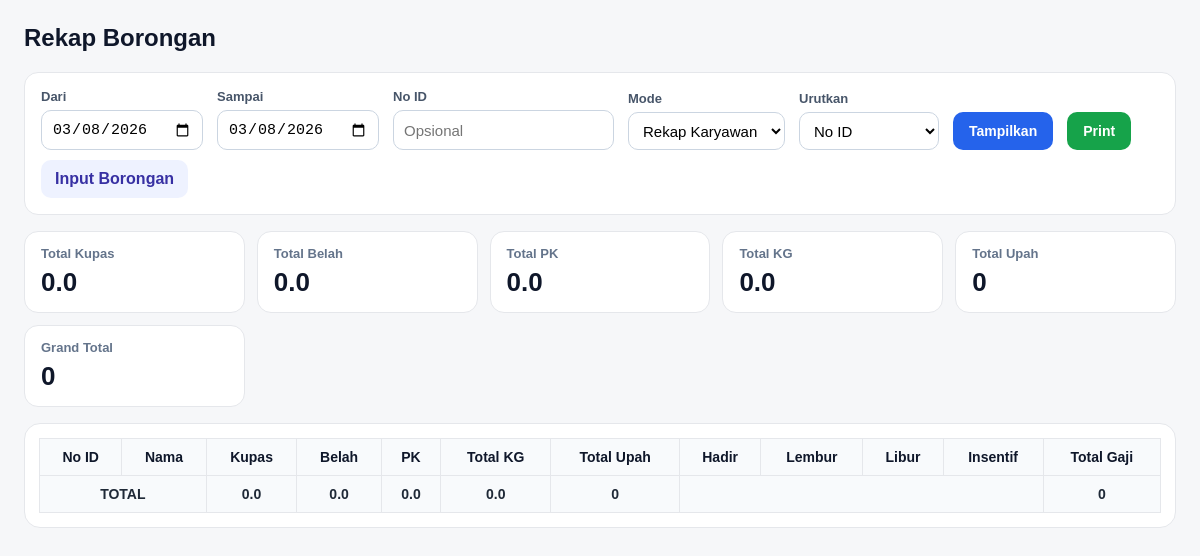
The page /karyawan/borongan/rekap on the database as committed earlier.
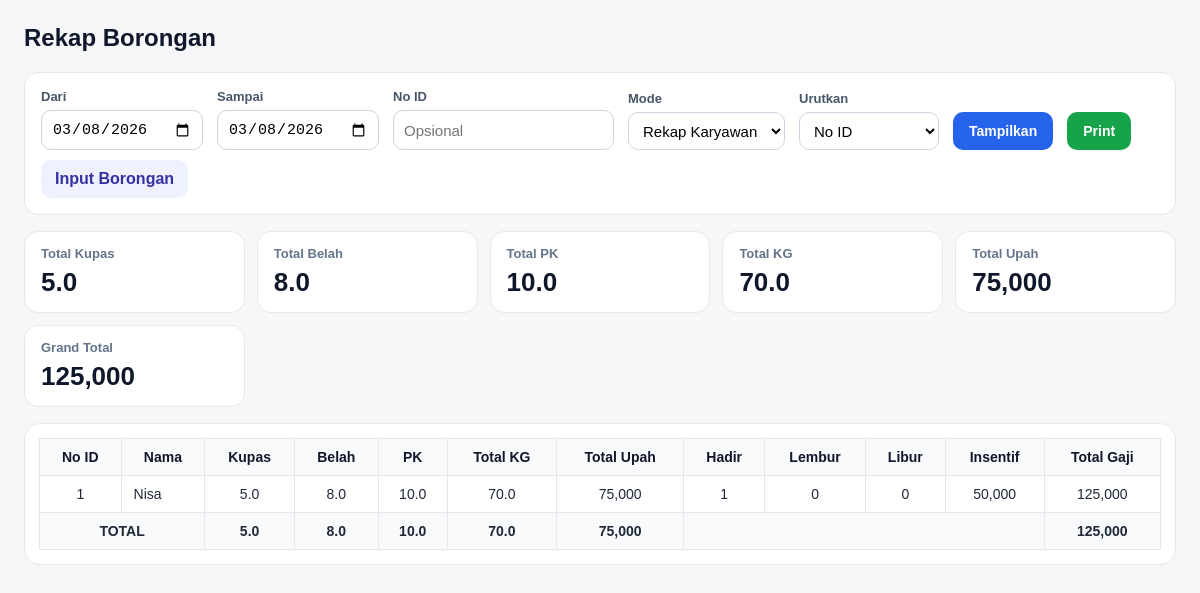
The same page on the database as committed later.
### tables this page shows
CREATE TABLE borongan_logs (
                        id INTEGER PRIMARY KEY AUTOINCREMENT,
                        tanggal TEXT NOT NULL,
                        no_id TEXT NOT NULL,
                        nama TEXT NOT NULL,
                    
                        kupas_xl_koin REAL NOT NULL DEFAULT 0,
                        kupas_l_koin REAL NOT NULL DEFAULT 0,
                        kupas_m_koin REAL NOT NULL DEFAULT 0,
                        kupas_s_koin REAL NOT NULL DEFAULT 0,
                    
                        belah_xl_koin REAL NOT NULL DEFAULT 0,
                        belah_l_koin REAL NOT NULL DEFAULT 0,
                        belah_m_koin REAL NOT NULL DEFAULT 0,
                        belah_s_koin REAL NOT NULL DEFAULT 0,
                    
                        pk_l_kg REAL NOT NULL DEFAULT 0,
                        pk_s_kg REAL NOT NULL DEFAULT 0,
                    
                        kupas_xl_kg REAL NOT NULL DEFAULT 0,
                        kupas_l_kg REAL NOT NULL DEFAULT 0,
                        kupas_m_kg REAL NOT NULL DEFAULT 0,
                        kupas_s_kg REAL NOT NULL DEFAULT 0,
                    
                        belah_xl_kg REAL NOT NULL DEFAULT 0,
                        belah_l_kg REAL NOT NULL DEFAULT 0,
                        belah_m_kg REAL NOT NULL DEFAULT 0,
                        belah_s_kg REAL NOT NULL DEFAULT 0,
                    
                        pk_l_kg_final REAL NOT NULL DEFAULT 0,
                        pk_s_kg_final REAL NOT NULL DEFAULT 0,
                    
                        rate_kupas_xl REAL NOT NULL DEFAULT 0,
                        rate_kupas_l REAL NOT NULL DEFAULT 0,
                        rate_kupas_m REAL NOT NULL DEFAULT 0,
                        rate_kupas_s REAL NOT NULL DEFAULT 0,
                    
                        rate_belah_xl REAL NOT NULL DEFAULT 0,
                        rate_belah_l REAL NOT NULL DEFAULT 0,
                        rate_belah_m REAL NOT NULL DEFAULT 0,
                        rate_belah_s REAL NOT NULL DEFAULT 0,
                    
                        rate_pk_l REAL NOT NULL DEFAULT 0,
                        rate_pk_s REAL NOT NULL DEFAULT 0,
                    
                        subtotal_kupas_xl REAL NOT NULL DEFAULT 0,
                        subtotal_kupas_l REAL NOT NULL DEFAULT 0,
                        subtotal_kupas_m REAL NOT NULL DEFAULT 0,
                        subtotal_kupas_s REAL NOT NULL DEFAULT 0,
                    
                        subtotal_belah_xl REAL NOT NULL DEFAULT 0,
                        subtotal_belah_l REAL NOT NULL DEFAULT 0,
                        subtotal_belah_m REAL NOT NULL DEFAULT 0,
                        subtotal_belah_s REAL NOT NULL DEFAULT 0,
                    
                        subtotal_pk_l REAL NOT NULL DEFAULT 0,
                        subtotal_pk_s REAL NOT NULL DEFAULT 0,
                    
                        total_kg REAL NOT NULL DEFAULT 0,
                        total_upah REAL NOT NULL DEFAULT 0,
                    
                        created_at TEXT NOT NULL DEFAULT CURRENT_TIMESTAMP,
                        updated_at TEXT NOT NULL DEFAULT CURRENT_TIMESTAMP, hadir INTEGER NOT NULL DEFAULT 0, hari_libur INTEGER NOT NULL DEFAULT 0, lembur INTEGER NOT NULL DEFAULT 0, insentif_kehadiran REAL NOT NULL DEFAULT 0, insentif_libur REAL NOT NULL DEFAULT 0, insentif_lembur REAL NOT NULL DEFAULT 0, total_insentif REAL NOT NULL DEFAULT 0, grand_total REAL NOT NULL DEFAULT 0,
                    
                        UNIQUE (tanggal, no_id)
                    );

### karyawan/routes.py (the view)
@karyawan_bp.route("/borongan/rekap")
def borongan_rekap():
    date_from = request.args.get("date_from")
    date_to = request.args.get("date_to")
    sort = request.args.get("sort", "no_id")
    mode = request.args.get("mode", "rekap")
    no_id = request.args.get("no_id", "").strip()
    if not date_from:
        date_from = date.today().isoformat()
    if not date_to:
        date_to = date_from
    conn = get_conn()
    if mode == "detail":
        order_map = {
            "no_id": "CAST(no_id AS INTEGER), no_id, tanggal",
            "nama": "nama, tanggal",
            "upah": "total_upah DESC, tanggal",
            "kg": "total_kg DESC, tanggal",
            "tanggal": "tanggal, CAST(no_id AS INTEGER), no_id"
        }
        order_by = order_map.get(sort, "CAST(no_id AS INTEGER), no_id, tanggal")
        sql = f"""
            SELECT
                tanggal,
                no_id,
                nama,
                (kupas_xl_koin + kupas_l_koin + kupas_m_koin + kupas_s_koin) AS total_kupas,
                (belah_xl_koin + belah_l_koin + belah_m_koin + belah_s_koin) AS total_belah,
                (pk_l_kg + pk_s_kg) AS total_pk,
                total_kg,
                total_upah,
                hadir,
                lembur,
                hari_libur,
                total_insentif,
                grand_total
            FROM borongan_logs
            WHERE tanggal BETWEEN ? AND ?
        """
        params = [date_from, date_to]
        if no_id:
            sql += " AND no_id = ?"
            params.append(no_id)
        sql += f" ORDER BY {order_by}"
        rows = conn.execute(sql, params).fetchall()
        summary = {
            "total_kupas": sum((r["total_kupas"] or 0) for r in rows),
            "total_belah": sum((r["total_belah"] or 0) for r in rows),
            "total_pk": sum((r["total_pk"] or 0) for r in rows),
            "total_kg": sum((r["total_kg"] or 0) for r in rows),
            "total_upah": sum((r["total_upah"] or 0) for r in rows),
            "total_insentif": sum((r["total_insentif"] or 0) for r in rows),
            "total_grand": sum((r["grand_total"] or 0) for r in rows),
        }
    else:
        order_map = {
            "no_id": "CAST(no_id AS INTEGER), no_id",
            "nama": "nama",
            "upah": "sum_total_upah DESC",
            "kg": "sum_total_kg DESC"
        }
        order_by = order_map.get(sort, "CAST(no_id AS INTEGER), no_id")
        sql = f"""
            SELECT
                no_id,
                nama,
                SUM(kupas_xl_koin) AS kupas_xl,
                SUM(kupas_l_koin) AS kupas_l,
                SUM(kupas_m_koin) AS kupas_m,
                SUM(kupas_s_koin) AS kupas_s,
                SUM(belah_xl_koin) AS belah_xl,
                SUM(belah_l_koin) AS belah_l,
                SUM(belah_m_koin) AS belah_m,
                SUM(belah_s_koin) AS belah_s,
                SUM(pk_l_kg) AS pk_l,
                SUM(pk_s_kg) AS pk_s,
                SUM(kupas_xl_koin + kupas_l_koin + kupas_m_koin + kupas_s_koin) AS sum_total_kupas,
                SUM(belah_xl_koin + belah_l_koin + belah_m_koin + belah_s_koin) AS sum_total_belah,
                SUM(pk_l_kg + pk_s_kg) AS sum_total_pk,
                SUM(total_kg) AS sum_total_kg,
                SUM(total_upah) AS sum_total_upah,
                SUM(hadir) AS sum_hadir,
                SUM(lembur) AS sum_lembur,
                SUM(hari_libur) AS sum_libur,
                SUM(insentif_kehadiran) AS sum_insentif_kehadiran,
                SUM(insentif_libur) AS sum_insentif_libur,
                SUM(insentif_lembur) AS sum_insentif_lembur,
                SUM(total_insentif) AS sum_insentif,
                SUM(grand_total) AS sum_grand_total
            FROM borongan_logs
            WHERE tanggal BETWEEN ? AND ?
        """
        params = [date_from, date_to]
        if no_id:
            sql += " AND no_id = ?"
            params.append(no_id)
        sql += f"""
            GROUP BY no_id, nama
            ORDER BY {order_by}
        """
        rows = conn.execute(sql, params).fetchall()
        summary = {
            "total_kupas": sum((r["sum_total_kupas"] or 0) for r in rows),
            "total_belah": sum((r["sum_total_belah"] or 0) for r in rows),
            "total_pk": sum((r["sum_total_pk"] or 0) for r in rows),
            "total_kg": sum((r["sum_total_kg"] or 0) for r in rows),
            "total_upah": sum((r["sum_total_upah"] or 0) for r in rows),
            "total_insentif": sum((r["sum_insentif"] or 0) for r in rows),
            "total_grand": sum((r["sum_grand_total"] or 0) for r in rows),
        }
    conn.close()
    return render_template(
        "karyawan/rekap_borongan.html",
        rows=rows,
        date_from=date_from,
        date_to=date_to,
        sort=sort,
        mode=mode,
        no_id=no_id,
        summary=summary
    )

### karyawan/templates/karyawan/rekap_borongan.html (shortened to what this page needs)
<!DOCTYPE html>
<html lang="id">
<head>
</head>
<body>
<div class="page">
    <h1>Rekap Borongan</h1>
    <form method="get" action="{{ url_for('karyawan.borongan_rekap') }}" class="toolbar">
        <div class="field">
            <label>Dari</label>
            <input type="date" name="date_from" value="{{ date_from }}">
        </div>
        <div class="field">
            <label>Sampai</label>
            <input type="date" name="date_to" value="{{ date_to }}">
        </div>
        <div class="field">
            <label>No ID</label>
            <input type="text" name="no_id" value="{{ no_id }}" placeholder="Opsional">
        </div>
      <div class="field">
    <label>Mode</label>
    <select name="mode">
        <option value="rekap" {{ 'selected' if mode == 'rekap' else '' }}>Rekap Karyawan</option>
    </select>
</div>
        <div class="field">
    <label>Urutkan</label>
    <select name="sort">
        <option value="no_id" {{ 'selected' if sort == 'no_id' else '' }}>No ID</option>
    </select>
</div>
        <button type="submit" class="btn btn-primary">Tampilkan</button>
        <button type="button" class="btn btn-print" onclick="window.print()">Print</button>
        <a href="{{ url_for('karyawan.borongan_index') }}" class="link-btn">Input Borongan</a>
    </form>
    <div class="summary-grid">
        <div class="summary-card">
            <div class="label">Total Kupas</div>
            <div class="value">{{ "%.1f"|format(summary.total_kupas or 0) }}</div>
        </div>
        <div class="summary-card">
            <div class="label">Total Belah</div>
            <div class="value">{{ "%.1f"|format(summary.total_belah or 0) }}</div>
        </div>
        <div class="summary-card">
            <div class="label">Total PK</div>
            <div class="value">{{ "%.1f"|format(summary.total_pk or 0) }}</div>
        </div>
        <div class="summary-card">
            <div class="label">Total KG</div>
            <div class="value">{{ "%.1f"|format(summary.total_kg or 0) }}</div>
        </div>
        <div class="summary-card">
            <div class="label">Total Upah</div>
            <div class="value">{{ "{:,.0f}".format(summary.total_upah or 0) }}</div>
        </div>
        <div class="summary-card">
            <div class="label">Grand Total</div>
            <div class="value">{{ "{:,.0f}".format(summary.total_grand or 0) }}</div>
        </div>
    </div>
    <div class="card">
        {% if mode == 'detail' %}
        <table>
            <thead>
                <tr>
                    <th>Tanggal</th>
                    <th>No ID</th>
                    <th>Nama</th>
                    <th>Kupas</th>
                    <th>Belah</th>
                    <th>PK</th>
                    <th>Total KG</th>
                    <th>Total Upah</th>
                    <th>Hadir</th>
                    <th>Lembur</th>
                    <th>Libur</th>
                    <th>Insentif</th>
                    <th>Grand Total</th>
                </tr>
            </thead>
            <tbody>
                {% for r in rows %}
                <tr>
                    <td>{{ r.tanggal }}</td>
                    <td>{{ r.no_id }}</td>
                    <td class="text-left">{{ r.nama }}</td>
                    <td>{{ "%.1f"|format(r.total_kupas or 0) }}</td>
                    <td>{{ "%.1f"|format(r.total_belah or 0) }}</td>
                    <td>{{ "%.1f"|format(r.total_pk or 0) }}</td>
                    <td>{{ "%.1f"|format(r.total_kg or 0) }}</td>
                    <td>{{ "{:,.0f}".format(r.total_upah or 0) }}</td>
                    <td>{{ r.hadir or 0 }}</td>
                    <td>{{ r.lembur or 0 }}</td>
                    <td>{{ r.hari_libur or 0 }}</td>
                    <td>{{ "{:,.0f}".format(r.insentif or 0) }}</td>
                    <td>{{ "{:,.0f}".format(r.grand_total or 0) }}</td>
                </tr>
                {% endfor %}
            </tbody>
            <tfoot>
                <tr>
                    <td colspan="3">TOTAL</td>
                    <td>{{ "%.1f"|format(summary.total_kupas or 0) }}</td>
                    <td>{{ "%.1f"|format(summary.total_belah or 0) }}</td>
                    <td>{{ "%.1f"|format(summary.total_pk or 0) }}</td>
                    <td>{{ "%.1f"|format(summary.total_kg or 0) }}</td>
                    <td>{{ "{:,.0f}".format(summary.total_upah or 0) }}</td>
                    <td colspan="4"></td>
                    <td>{{ "{:,.0f}".format(summary.total_grand or 0) }}</td>
                </tr>
            </tfoot>
        </table>
        {% else %}
        <table>
            <thead>
                <tr>
                    <th>No ID</th>
                    <th>Nama</th>
                    <th>Kupas</th>
                    <th>Belah</th>
                    <th>PK</th>
                    <th>Total KG</th>
                    <th>Total Upah</th>
                    <th>Hadir</th>
                    <th>Lembur</th>
                    <th>Libur</th>
                    <th>Insentif</th>
                    <th>Total Gaji</th>
                </tr>
            </thead>
            <tbody>
                {% for r in rows %}
                <tr>
                    <td>{{ r.no_id }}</td>
                    <td class="text-left">{{ r.nama }}</td>
                    <td>{{ "%.1f"|format(r.sum_total_kupas or 0) }}</td>
                    <td>{{ "%.1f"|format(r.sum_total_belah or 0) }}</td>
                    <td>{{ "%.1f"|format(r.sum_total_pk or 0) }}</td>
                    <td>{{ "%.1f"|format(r.sum_total_kg or 0) }}</td>
                    <td>{{ "{:,.0f}".format(r.sum_total_upah or 0) }}</td>
                    <td>{{ r.sum_hadir or 0 }}</td>
                    <td>{{ r.sum_lembur or 0 }}</td>
                    <td>{{ r.sum_libur or 0 }}</td>
                    <td>{{ "{:,.0f}".format(r.sum_insentif or 0) }}</td>
                    <td>{{ "{:,.0f}".format(r.sum_grand_total or 0) }}</td>
                </tr>
                {% endfor %}
            </tbody>
            <tfoot>
                <tr>
                    <td colspan="2">TOTAL</td>
                    <td>{{ "%.1f"|format(summary.total_kupas or 0) }}</td>
                    <td>{{ "%.1f"|format(summary.total_belah or 0) }}</td>
                    <td>{{ "%.1f"|format(summary.total_pk or 0) }}</td>
                    <td>{{ "%.1f"|format(summary.total_kg or 0) }}</td>
                    <td>{{ "{:,.0f}".format(summary.total_upah or 0) }}</td>
                    <td colspan="4"></td>
                    <td>{{ "{:,.0f}".format(summary.total_grand or 0) }}</td>
                </tr>
            </tfoot>
        </table>
        {% endif %}
    </div>
</div>
</body>
</html>

Rows that differ between the two databases and show on the page:
added borongan_logs: no_id "1", nama "Nisa", kupas_l_koin "5.0", belah_xl_koin "8.0", sum_total_pk "10.0", total_kg "70.0", sum_total_upah "75,000", sum_hadir "1", sum_lembur "0", sum_libur "0", sum_insentif "50,000", sum_grand_total "125,000"
Other text that changed with them:
{{ "%.1f"|format(summary.total_kupas or 0) }}: "0.0" → "5.0"
{{ "%.1f"|format(summary.total_belah or 0) }}: "0.0" → "8.0"
{{ "%.1f"|format(summary.total_pk or 0) }}: "0.0" → "10.0"
{{ "%.1f"|format(summary.total_kg or 0) }}: "0.0" → "70.0"
{{ "{:,.0f}".format(summary.total_upah or 0) }}: "0" → "75,000"
{{ "{:,.0f}".format(summary.total_grand or 0) }}: "0" → "125,000"
